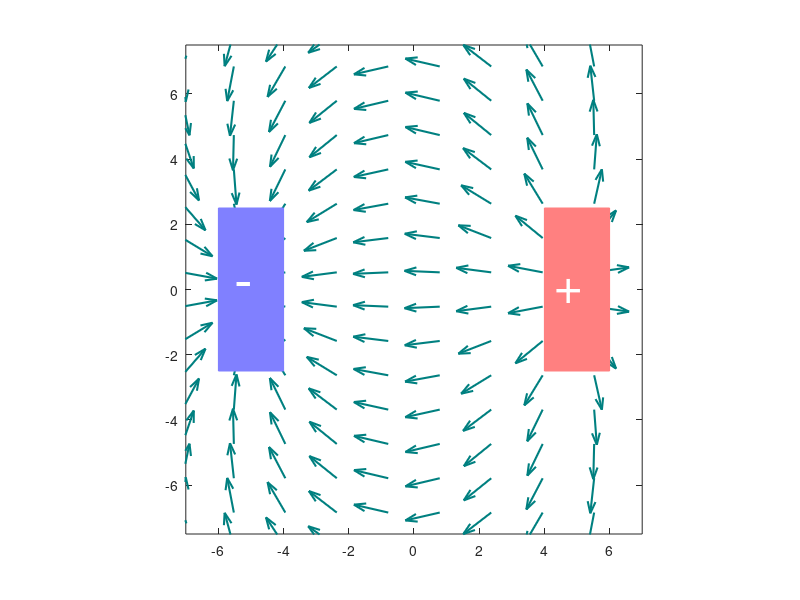

This chart was generated by the following MATLAB code:
%El código muestra cómo generar una visualización del campo eléctrico creado por dos placas paralelas, una negativa y una positiva, 
% usando flechas para representar la dirección y magnitud del campo. El usuario ingresa los largos de las placas y el código establece los 
% límites del eje x y y para mostrar la visualización de manera adecuada. El código usa la ley de Coulomb y la densidad de carga en las placas 
% para calcular el campo eléctrico en cada punto de una grilla definida por la función "meshgrid". Luego, se utilizan las componentes "x" y "y" 
% del campo eléctrico para crear una visualización de flechas que representan la dirección y magnitud del campo eléctrico en cada punto de la
% grilla. Por último, se dibujan las placas negativa y positiva como rectángulos azul y rojo respectivamente, junto con textos que representan 
% las cargas.

%Estas líneas borran todas las variables previas, cierran todas las figuras abiertas y limpian la ventana de comandos.
clear; close all; clc;

%Aquí se solicita al usuario ingresar los largos de las dos placas.
l_negativa = input('Ingresa el largo de la placa negativa (placa corta): ');
l_positiva = input('Ingresa el largo de la placa positiva (placa larga): ');

%La variable l define el factor de zoom para la visualización de la figura y la variable N especifica la cantidad de flechas que se utilizan para visualizar el campo eléctrico.
l=10; % Zoom
N=20; % Número de flechas

%Aquí se definen las coordenadas de los puntos en los que se evaluará el campo eléctrico, creando una malla de puntos a lo largo del eje x y el eje y utilizando la función meshgrid().
minX=-15; maxX=15;
%Esto es importante para que quede centrado, por lo tanto es una mitad para
%arriba y otra mitad para abajo.
%Ahora en minY, donde termina la placa bajate 5
%En maxY, donde termina la placa subete 5
minY=-5-l/2; maxY=5+l/2;
x=linspace(minX,maxX,N);
y=linspace(minY,maxY,N);
[xG,yG]=meshgrid(x,y);

%Estas líneas definen las coordenadas (x,y) de los centros de las placas negativa y positiva respectivamente.
xCn=-5;    yCn=0;
xCp=5;    yCp=0;

%Aquí se definen las densidades de carga Qn y Qp de las placas negativa y positiva respectivamente, la permitividad eléctrica del vacío eps0 
% y la constante de Coulomb kC.
Qn=-l_negativa; %carga negativa
Qp= l_positiva; %carga positiva
eps0 = 8.854e-12; %constante electrica
kC = 1/(4*pi*eps0);%constante de Coulomb kC

%--------------------------------------------------------------------------------------------------------------------------------------------------------------------------
%Este es un bucle "for" que itera desde -l_negativa/2 hasta l_negativa/2 con un incremento de 1 en cada iteración. 
% La variable "i" se utiliza para representar la posición en el eje y de cada placa (ya sea la placa negativa o la positiva). 
% El propósito de este bucle es calcular el campo eléctrico en cada punto de la cuadrícula (o grid) generado por la función "meshgrid" para las 
% dos placas (negativa y positiva) en cada posición "i" a lo largo del eje y, utilizando las forumulas del campo electrico de Coulomb 
% y la Ley de Gauss

%Auxiliares
Ex=0; %Componente x del campo electrcio
Ey=0;%Componente y del campo electrico

for(i=-l_negativa : 1 : l_negativa)
    %MUCHO OJO ambas cargas estan creando cargas, por eso se suman todos
    %contra todos y se crea ese flujo electrico
    
    % Campo placa negativa
    %Aqui en esta parte se calcula la distancia
    Rx = xG - xCn;
    %Aqui se divide la longitud entre la densidad, porque lo va comparar
    %para ver con que placa esta mas cercana y esto lo con cada punto de i
    Ry = yG - i*l_negativa/N;

    %Este cubo sale porque se divide entre su magnitud en la formula de
    %campo electrico y se divide para que el vector sea unitario, para que
    %siga esa direccion.  sqrt(Rx.^2 + Ry.^2) esto es mi r
    R = sqrt(Rx.^2 + Ry.^2).^3;

    %Aqui se tiene una de las cargas porque como se esta trabajando sacando el campo electrico que ejerce la carga negativa, por eso 
    % nomas aparece la negativa, por lo tanto la carga negativa esta
    % ejerciendo el campo aqui. El campo electrico es vectorial por eso las
    % flechas van cambiando acorde de lo que se de.
    %Aqui si se esta diviendo entre r cubica como dice en la formula =,
    %nomas que como aqui R = sqrt(Rx.^2 + Ry.^2).^3; ya se puso al cubo no
    %se ocupa ponerlo. Aqui se suman los componente en x y en y.
    
    
    Ex = Ex+kC .* Qn .* Rx ./ R; 
    Ey = Ey+kC .* Qn .* Ry ./ R;

    % Campo placa positiva
    %Aqui tambien es igual nomas que cambio la poscion a la posicion de la
    %carga positiva 
    Rx = xG - xCp;
    Ry = yG - i*l_positiva/N;

    %Aqui tambien es igual nomas que cambio la carga a la de la
    %carga positiva 
    R = sqrt(Rx.^2 + Ry.^2).^3;

    %Mas exacto: Lo que ya se tenia de la negativa de Ex sumaselo con lo
    %que se genero con la positiva que es + kC .* Qp .* Rx ./ R;
    Ex = Ex + kC .* Qp .* Rx ./ R;

    %Mas exacto: Lo que ya se tenia de la negativa de Ey sumaselo con lo
    %que se genero con la positiva que es + kC .* Qp .* Ry ./ R
    Ey = Ey + kC .* Qp .* Ry ./ R;

    %Ahora se saca el resultante del campo electrico
    E = sqrt(Ex.^2 + Ey.^2);
end;

% Componentes "x" y "y"
%Esto indica para donde van ir las flechitas y se hace para que todas las
%flechitas queden del mismo tamaño
u=Ex./E;
v=Ey./E;

% Creación de la figura
figure();
% Grafica las flechas del campo eléctrico
h=quiver(xG,yG,u,v, 'autoscalefactor',0.6);
% Establece el color y el grosor de las flechas
set(h,'color',[0 0.5 0.5], 'linewidth',1.5);
% Establece los límites del eje "x" y "y"
axis([-7 7 -l_negativa/2-5 l_positiva/2+5]);
% Establece que la gráfica sea proporcional en ambos ejes
axis equal;
% Activa el borde del cuadro de la figura
box on;

% Dibuja la placa negativa como un rectángulo azul con el tamaño y la posición dada
h=rectangle('Position',[-6, -l_negativa/2,2,l_negativa]); 
set(h,'Facecolor',[0.5 0.5 1],'Edgecolor',[0.5 0.5 1]);
% Añade un texto para representar la placa negativa
text(-5.5, 0,'-','Color','white','FontSize',40);

% Dibuja la placa positiva como un rectángulo rojo con el tamaño y la posición dada
h=rectangle('Position',[4, -l_positiva/2,2,l_positiva]); % Placa positiva
set(h,'Facecolor',[1 0.5 0.5],'Edgecolor',[1 0.5 0.5]);
% Añade un texto para representar la placa positiva
text(4.3, 0,'+','Color','white','FontSize',35);


